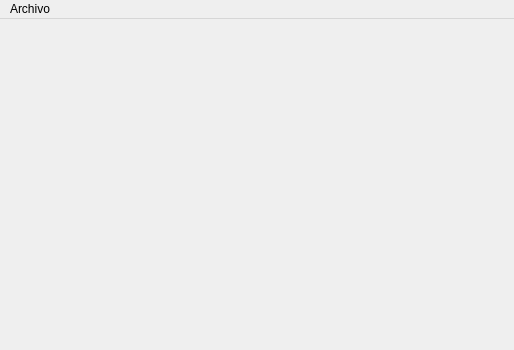
<?xml version="1.0" encoding="UTF-8"?>
<ui version="4.0">
 <class>MainWindow</class>
 <widget class="QMainWindow" name="MainWindow">
  <property name="geometry">
   <rect>
    <x>0</x>
    <y>0</y>
    <width>514</width>
    <height>350</height>
   </rect>
  </property>
  <property name="windowTitle">
   <string>MainWindow</string>
  </property>
  <widget class="QWidget" name="centralwidget">
   <layout class="QGridLayout" name="gridLayout">
    <item row="0" column="0">
     <widget class="QStackedWidget" name="stackedWidget"/>
    </item>
   </layout>
  </widget>
  <widget class="QMenuBar" name="menubar">
   <property name="geometry">
    <rect>
     <x>0</x>
     <y>0</y>
     <width>514</width>
     <height>25</height>
    </rect>
   </property>
   <widget class="QMenu" name="menuArchivo">
    <property name="title">
     <string>Archivo</string>
    </property>
    <addaction name="actionprimero"/>
    <addaction name="actionsegundo"/>
    <addaction name="separator"/>
    <addaction name="actiontercero"/>
    <addaction name="actionquitar"/>
    <addaction name="separator"/>
   </widget>
   <addaction name="menuArchivo"/>
  </widget>
  <action name="actionprimero">
   <property name="text">
    <string>primero</string>
   </property>
  </action>
  <action name="actionsegundo">
   <property name="text">
    <string>segundo</string>
   </property>
  </action>
  <action name="actionquitar">
   <property name="text">
    <string>quitar</string>
   </property>
  </action>
  <action name="actiontercero">
   <property name="text">
    <string>tercero</string>
   </property>
  </action>
 </widget>
 <resources/>
 <connections/>
</ui>
